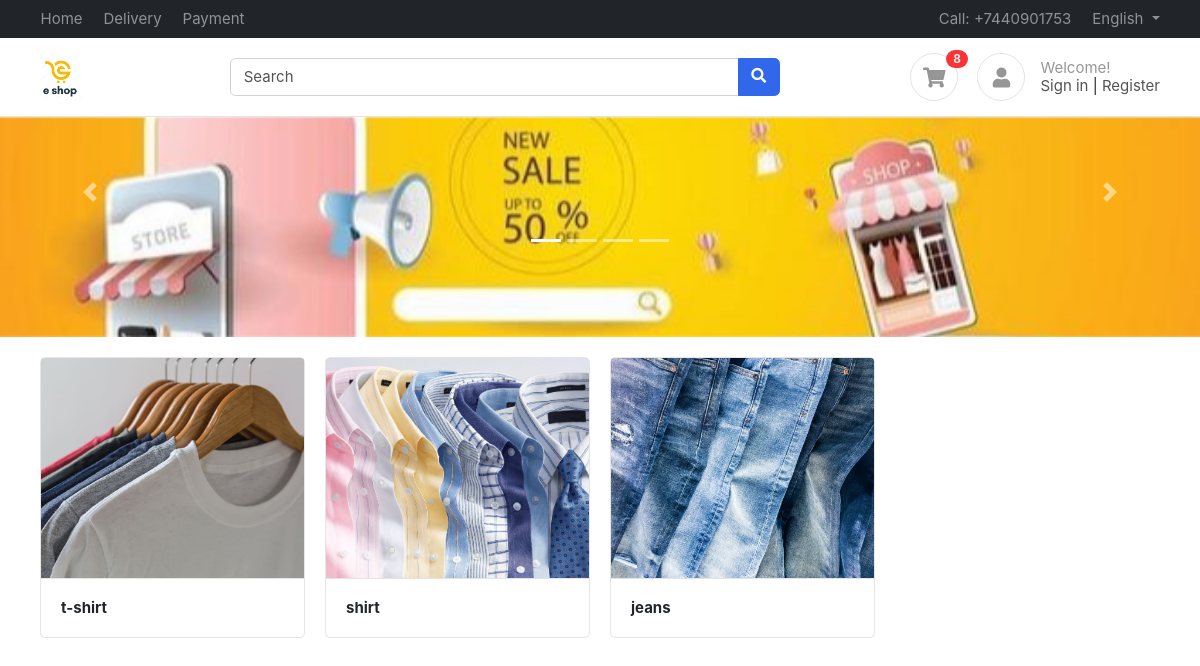
The page / on the database its author committed.
### products/models.py (models this page shows, shortened)
class Category(BaseModel):
    category_name = models.CharField(max_length = 100)
    slug = models.SlugField(unique = True, null = True, blank =True)
    category_image = models.ImageField(upload_to = 'catgories')

### home/views.py (the view)
# urls.py: path('' , index , name="index" ),
def index(request):
    c = CartItems.objects.all().count()
    context = {'products' : Category.objects.all(),'count':c , 'banners': BannerImage.objects.all()}
    return render(request , 'home/index.html' , context)

### templates/home/index.html (shortened to what this page needs)
{% extends "base/base.html"%}
{% load static %}
{%  block start %}
<div id="carouselExampleIndicators" class="carousel slide" data-ride="carousel">
  <div class="carousel-inner">
    <div class="carousel-item active">
      <img class="d-block w-100" src="/media/images/banners/5.jpg" height="350px" alt="First slide">
    </div>
      </div>
  <a class="carousel-control-prev" href="#carouselExampleIndicators" role="button" data-slide="prev">
    <span class="carousel-control-prev-icon" aria-hidden="true"></span>
  </a>
  <a class="carousel-control-next" href="#carouselExampleIndicators" role="button" data-slide="next">
    <span class="carousel-control-next-icon" aria-hidden="true"></span>
  </a>
  <ol class="carousel-indicators mt-5 pt-5" >
    <li data-target="#carouselExampleIndicators" data-slide-to="0" class="active"></li>
    <li data-target="#carouselExampleIndicators" data-slide-to="1"></li>
    <li data-target="#carouselExampleIndicators" data-slide-to="2"></li>
    <li data-target="#carouselExampleIndicators" data-slide-to="3"></li>
  </ol>
</div>
<div class="container mt-5 pt-5">
    <div class="row">
        {% for product in products %}
        <div class="col-md-3">
            <figure class="card card-product-grid">
                <a href="{% url 'product_details' product.slug %}" class="title">
                <div class="img-wrap"> <img src="{{product.category_image.url}}" alt="no image"> </div>
                <figcaption class="info-wrap border-top">
                        <b>{{product.category_name}}</b></a>
            </figure>
        </div>
        {% endfor %}
  </div>
</div>
{% endblock %}

### public/static/css/ui.css (style rules this page uses)
html { font-family: 'Inter', sans-serif; font-size: 15px; }
.img-wrap { text-align: center; display: block; }
.img-wrap img { max-width: 100%; }
figure { margin-bottom: 0; }
.card .title { color: #212529; }
[class*='card-product'] a.title { color: #212529; display: block; }
[class*='card-product'] .img-wrap { overflow: hidden; position: relative; }
[class*='card-product'] .img-wrap img { height: 100%; max-width: 100%; width: auto; display: inline-block; object-fit: cover; }
.card-product-grid { margin-bottom: 20px; }
.card-product-grid .img-wrap { border-radius: 0.2rem 0.2rem 0 0; height: 220px; }
.card-product-grid .info-wrap { overflow: hidden; padding: 18px 20px; }
.card .img-wrap { overflow: hidden; }

### public/static/css/style.css (style rules this page uses)
.carousel { height:150px; }
.carousel img { height: 220px; width: 100%; object-fit: cover; object-position: center; }

### rows shown on the page
Category: category_image (picture), category_name "t-shirt"
Category: category_image (picture), category_name "shirt"
Category: category_image (picture), category_name "jeans"

### other values the page prints
{{ count }} "8"
